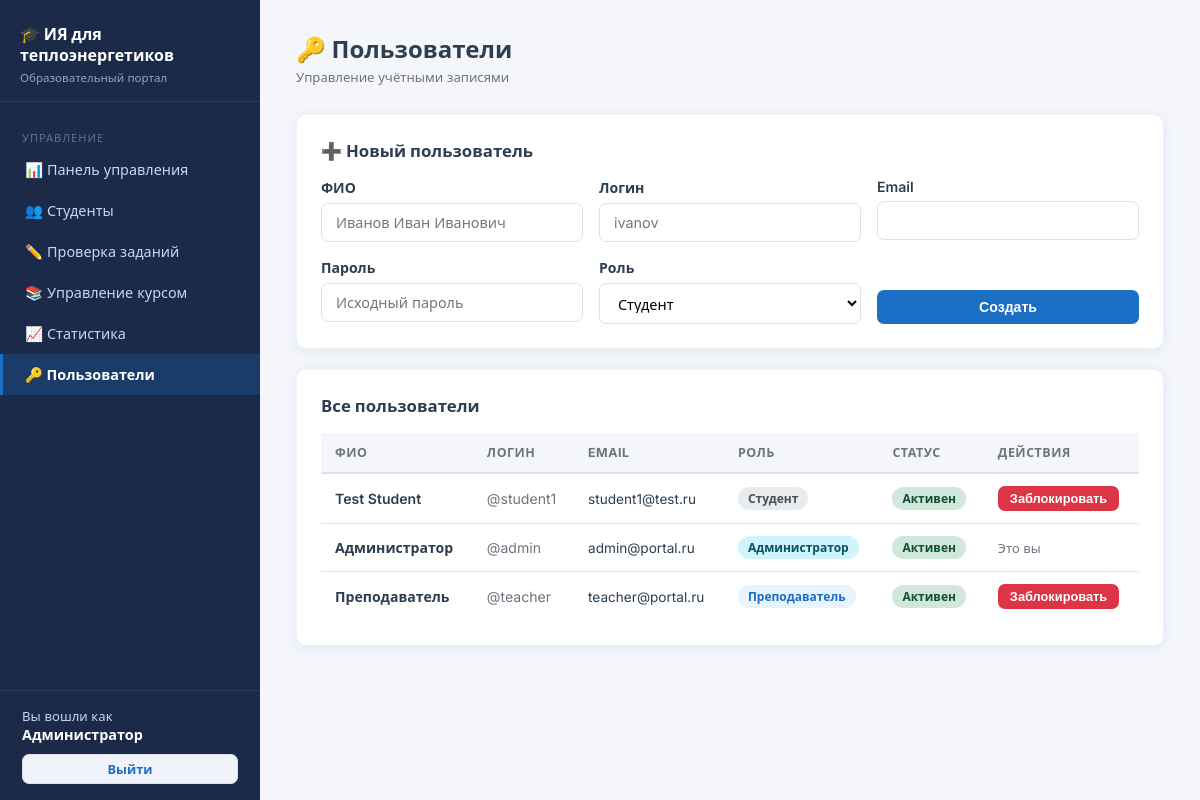
Page /admin/users (signed in) on the committed database.
### app.py (models this page shows, shortened)
class User(UserMixin, db.Model):
    __tablename__ = 'users'
    id = db.Column(db.Integer, primary_key=True)
    username = db.Column(db.String(64), unique=True, nullable=False)
    full_name = db.Column(db.String(128), nullable=False)
    email = db.Column(db.String(120), unique=True, nullable=False)
    password_hash = db.Column(db.String(256), nullable=False)
    role = db.Column(db.String(16), nullable=False, default='student')  # student, teacher, admin
    is_active = db.Column(db.Boolean, default=True)
    created_at = db.Column(db.DateTime, default=lambda: datetime.now(timezone.utc))
    submissions = db.relationship('Submission', foreign_keys='Submission.user_id', backref='student', lazy=True)
    test_submissions = db.relationship('TestSubmission', foreign_keys='TestSubmission.user_id', backref='student', lazy=True)

### app.py (the view)
@app.route('/admin/users')
@login_required
@role_required('admin')
def admin_users():
    users = User.query.order_by(User.full_name).all()
    return render_template('admin/users.html', users=users)

### app.py (called while the page is built)
def role_required(*roles):
    def decorator(f):
        @wraps(f)
        def decorated(*args, **kwargs):
            if not current_user.is_authenticated or current_user.role not in roles:
                abort(403)
            return f(*args, **kwargs)
        return decorated
    return decorator

@login_manager.user_loader
def load_user(user_id):
    return db.session.get(User, int(user_id))

@app.context_processor
def inject_now():
    return {'now': datetime.now(timezone.utc), 'json': json}

### templates/admin/users.html (shortened to what this page needs)
{% extends 'base.html' %}
{% block content %}
<div class="topbar">
  <div>
    <h1>🔑 Пользователи</h1>
    <div class="breadcrumb">Управление учётными записями</div>
  </div>
</div>
<div class="card" style="margin-bottom:20px">
  <div class="card-title">➕ Новый пользователь</div>
  <form method="POST" action="{{ url_for('admin_create_user') }}">
    <div style="display:grid;grid-template-columns:1fr 1fr 1fr;gap:16px">
      <div class="form-group" style="margin-bottom:0">
        <label class="form-label">ФИО</label>
        <input type="text" name="full_name" class="form-control" placeholder="Иванов Иван Иванович" required>
      </div>
      <div class="form-group" style="margin-bottom:0">
        <label class="form-label">Логин</label>
        <input type="text" name="username" class="form-control" placeholder="ivanov" required>
      </div>
      <div class="form-group" style="margin-bottom:0">
        <label class="form-label">Email</label>
        <input type="email" name="email" class="form-control" required>
      </div>
      <div class="form-group" style="margin-bottom:0">
        <label class="form-label">Пароль</label>
        <input type="text" name="password" class="form-control" placeholder="Исходный пароль" required>
      </div>
      <div class="form-group" style="margin-bottom:0">
        <label class="form-label">Роль</label>
        <select name="role" class="form-control">
          <option value="student">Студент</option>
        </select>
      </div>
      <div style="display:flex;align-items:flex-end">
        <button type="submit" class="btn btn-primary" style="width:100%;justify-content:center">Создать</button>
      </div>
    </div>
  </form>
</div>
<div class="card">
  <div class="card-title">Все пользователи</div>
  <div class="table-wrap">
    <table>
      <thead>
        <tr><th>ФИО</th><th>Логин</th><th>Email</th><th>Роль</th><th>Статус</th><th>Действия</th></tr>
      </thead>
      <tbody>
        {% for u in users %}
        <tr>
          <td style="font-weight:600">{{ u.full_name }}</td>
          <td style="color:var(--muted)">@{{ u.username }}</td>
          <td style="font-size:.85rem">{{ u.email }}</td>
          <td>
            {% if u.role == 'admin' %}<span class="badge badge-info">Администратор</span>
            {% elif u.role == 'teacher' %}<span class="badge badge-secondary" style="background:#e8f4fd;color:#1a6fc4">Преподаватель</span>
            {% else %}<span class="badge badge-secondary">Студент</span>{% endif %}
          </td>
          <td>
            <span class="badge {% if u.is_active %}badge-reviewed{% else %}badge-revision{% endif %}">
              {{ 'Активен' if u.is_active else 'Заблокирован' }}
            </span>
          </td>
          <td>
            {% if u.id != current_user.id %}
            <form method="POST" action="{{ url_for('admin_toggle_user', uid=u.id) }}" style="display:inline">
              <button type="submit" class="btn {% if u.is_active %}btn-danger{% else %}btn-success{% endif %} btn-sm"
                onclick="return confirm('Уверены?')">
                {{ 'Заблокировать' if u.is_active else 'Разблокировать' }}
              </button>
            </form>
            {% else %}
            <span style="font-size:.8rem;color:var(--muted)">Это вы</span>
            {% endif %}
          </td>
        </tr>
        {% endfor %}
      </tbody>
    </table>
  </div>
</div>
{% endblock %}

### templates/base.html (shortened to what this page needs)
<!DOCTYPE html>
<html lang="ru">
<head>
  <link rel="stylesheet" href="{{ url_for('static', filename='css/style.css') }}">
</head>
<body>
<div class="layout">
  <aside class="sidebar">
    <div class="sidebar-logo">
      <div class="logo-title">🎓 ИЯ для теплоэнергетиков</div>
      <div class="logo-sub">Образовательный портал</div>
    </div>
    <nav class="sidebar-nav">
      {% if current_user.is_authenticated %}
        {% if current_user.role in ('teacher', 'admin') %}
          <div class="nav-section">Управление</div>
          <a href="{{ url_for('admin_dashboard') }}" class="{{ 'active' if request.endpoint == 'admin_dashboard' }}">
            📊 Панель управления
          </a>
          <a href="{{ url_for('admin_students') }}" class="{{ 'active' if request.endpoint in ('admin_students','admin_student_detail') }}">
            👥 Студенты
          </a>
          <a href="{{ url_for('admin_review') }}" class="{{ 'active' if request.endpoint in ('admin_review','admin_review_detail') }}">
            ✏️ Проверка заданий
          </a>
          <a href="{{ url_for('admin_course') }}" class="{{ 'active' if 'course' in request.endpoint or 'material' in request.endpoint or 'assignment' in request.endpoint or 'test' in request.endpoint }}">
            📚 Управление курсом
          </a>
          <a href="{{ url_for('admin_statistics') }}" class="{{ 'active' if request.endpoint == 'admin_statistics' }}">
            📈 Статистика
          </a>
          {% if current_user.role == 'admin' %}
          <a href="{{ url_for('admin_users') }}" class="{{ 'active' if request.endpoint == 'admin_users' }}">
            🔑 Пользователи
          </a>
          {% endif %}
        {% endif %}
      {% endif %}
    </nav>
    {% if current_user.is_authenticated %}
    <div class="sidebar-footer">
      <div class="user-info">Вы вошли как</div>
      <div class="user-name">{{ current_user.full_name }}</div>
      <div style="margin-top:10px">
        <a href="{{ url_for('logout') }}" class="btn btn-secondary btn-sm" style="width:100%;justify-content:center">
          Выйти
        </a>
      </div>
    </div>
    {% endif %}
  </aside>
  <main class="main-content">
    {% block content %}{% endblock %}
  </main>
</div>
</body>
</html>

### static/css/style.css (style rules this page uses)
:root { --primary: #1a6fc4; --primary-dark: #135299; --secondary: #17a2b8; --accent: #f0a500; --bg: #f4f6fb; --sidebar-bg: #1c2a4a; --sidebar-text: #c8d6ef; --sidebar-active: #1a6fc4; --card-bg: #ffffff; --text: #2c3e50; --muted: #6c757d; --border: #dee2e6; --success: #28a745; --warning: #ffc107; --danger: #dc3545; --radius: 10px; --shadow: 0 2px 12px rgba(26,111,196,.10); --transition: .2s ease; }
* { box-sizing: border-box; margin: 0; padding: 0; }
body { font-family: 'Inter', 'Segoe UI', sans-serif; background: var(--bg); color: var(--text); min-height: 100vh; }
.layout { display: flex; min-height: 100vh; }
.sidebar { width: 260px; min-height: 100vh; background: var(--sidebar-bg); display: flex; flex-direction: column; position: fixed; top: 0; left: 0; bottom: 0; z-index: 100; }
.sidebar-logo { padding: 24px 20px 16px; border-bottom: 1px solid rgba(255,255,255,.08); }
.sidebar-logo .logo-title { font-size: 1rem; font-weight: 700; color: #fff; line-height: 1.3; }
.sidebar-logo .logo-sub { font-size: .72rem; color: var(--sidebar-text); margin-top: 4px; opacity: .7; }
.sidebar-nav { flex: 1; padding: 12px 0; }
.sidebar-nav a { display: flex; align-items: center; gap: 10px; padding: 11px 22px; color: var(--sidebar-text); text-decoration: none; font-size: .9rem; border-left: 3px solid transparent; transition: var(--transition); }
.sidebar-nav a.active { background: rgba(26,111,196,.25); color: #fff; border-left-color: var(--primary); font-weight: 600; }
.sidebar-nav .nav-section { padding: 16px 22px 4px; font-size: .7rem; text-transform: uppercase; letter-spacing: .08em; color: rgba(200,214,239,.4); }
.sidebar-footer { padding: 16px 22px; border-top: 1px solid rgba(255,255,255,.08); }
.sidebar-footer .user-info { color: var(--sidebar-text); font-size: .82rem; }
.sidebar-footer .user-name { color: #fff; font-weight: 600; font-size: .9rem; }
.main-content { margin-left: 260px; flex: 1; padding: 32px 36px; }
.topbar { display: flex; align-items: center; justify-content: space-between; margin-bottom: 28px; }
.topbar h1 { font-size: 1.5rem; font-weight: 700; color: var(--text); }
.topbar .breadcrumb { font-size: .82rem; color: var(--muted); margin-top: 3px; }
.card { background: var(--card-bg); border-radius: var(--radius); box-shadow: var(--shadow); padding: 24px; border: 1px solid rgba(0,0,0,.05); }
.card + .card { margin-top: 20px; }
.card-title { font-size: 1.05rem; font-weight: 700; margin-bottom: 16px; display: flex; align-items: center; gap: 8px; }
.btn { display: inline-flex; align-items: center; gap: 6px; padding: 9px 18px; border-radius: 7px; font-size: .88rem; font-weight: 600; cursor: pointer; border: none; text-decoration: none; transition: var(--transition); }
.btn-primary { background: var(--primary); color: #fff; }
.btn-secondary { background: #f0f4fa; color: var(--primary); border: 1px solid var(--border); }
.btn-danger { background: var(--danger); color: #fff; }
.btn-sm { padding: 5px 12px; font-size: .8rem; }
.form-group { margin-bottom: 18px; }
.form-label { display: block; font-weight: 600; font-size: .88rem; margin-bottom: 6px; }
.form-control { width: 100%; padding: 10px 14px; border-radius: 7px; border: 1.5px solid var(--border); font-size: .9rem; background: #fff; transition: border-color var(--transition); outline: none; font-family: inherit; }
.badge { display: inline-flex; align-items: center; gap: 4px; padding: 3px 10px; border-radius: 20px; font-size: .75rem; font-weight: 600; }
.badge-reviewed { background: #d1e7dd; color: #0f5132; }
.badge-info { background: #cff4fc; color: #055160; }
.badge-secondary { background: #e9ecef; color: #495057; }
.table-wrap { overflow-x: auto; }
table { width: 100%; border-collapse: collapse; font-size: .88rem; }
th { background: #f4f6fb; padding: 11px 14px; text-align: left; font-weight: 700; font-size: .78rem; text-transform: uppercase; letter-spacing: .04em; color: var(--muted); border-bottom: 2px solid var(--border); }
td { padding: 12px 14px; border-bottom: 1px solid var(--border); vertical-align: middle; }
tr:last-child td { border-bottom: none; }

### rows in the picture
User: full_name "Администратор", username "admin", email "admin@portal.ru", role "Администратор", is_active "Активен", shows "Это вы"
User: full_name "Test Student", username "student1", email "student1@test.ru", role "Студент", is_active "Активен", is_active "Заблокировать"
User: full_name "Преподаватель", username "teacher", email "teacher@portal.ru", role "Преподаватель", is_active "Активен", is_active "Заблокировать"
